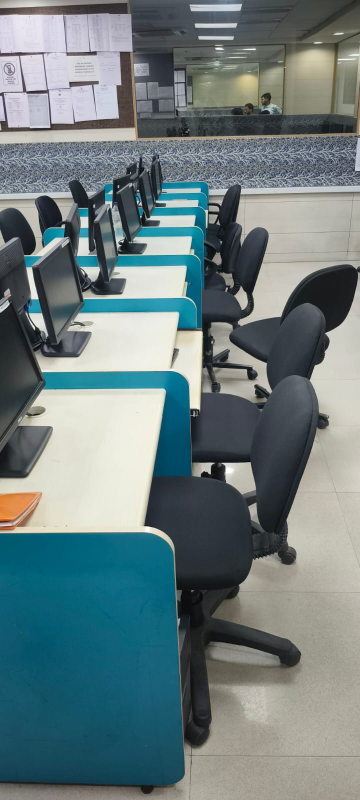
#> input picture Rotated_Chair_Sample.jpg, 720 x 1600 px (shown at 1/2 size)
$ python -i image_processor.py   (imports and definitions only)
#> lines starting #> are read from the running program, lines starting #| are printed output that depends on the picture
#> further down, picture is the input picture: shape (1600, 720, 3); mean B, G, R 127.1, 125.4, 108.5
"""
Image preprocessing service for Smart Lab Chair Monitoring System.
Handles image resizing, noise reduction, brightness normalization, and edge enhancement.
"""

import cv2
import numpy as np
from PIL import Image
import io
import os


class ImageProcessor:
    """Preprocesses uploaded images for optimal AI detection."""

    MAX_DIMENSION = 1280  # Max width or height in pixels
    SUPPORTED_FORMATS = {'.jpg', '.jpeg', '.png'}

    # [39 lines left out: functions validate_format, read_image, resize_image, reduce_noise, not called in this run]

    @staticmethod
    def normalize_brightness(image: np.ndarray) -> np.ndarray:
        """
        Normalize brightness using CLAHE (Contrast Limited Adaptive Histogram Equalization).
        Applied to the L channel in LAB color space to preserve color.
        """
        lab = cv2.cvtColor(image, cv2.COLOR_BGR2LAB)
#> lab: shape (1600, 720, 3); mean of channels 0, 1, 2 129.2, 124.4, 125.4
        l_channel, a_channel, b_channel = cv2.split(lab)
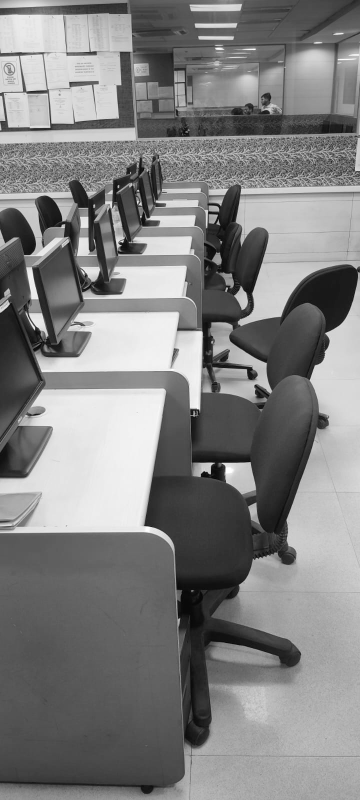
#> l_channel: shape (1600, 720) (shown at 1/2 size); min 0, max 255, mean 129.2
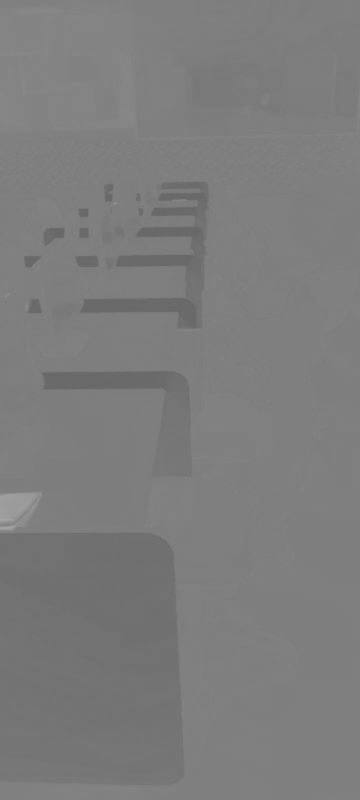
#> a_channel: shape (1600, 720) (shown at 1/2 size); min 100, max 170, mean 124.4

        # Apply CLAHE to L channel
        clahe = cv2.createCLAHE(clipLimit=2.0, tileGridSize=(8, 8))
        l_enhanced = clahe.apply(l_channel)
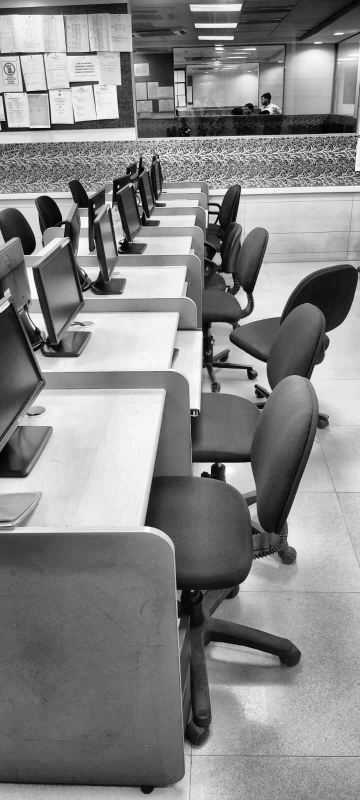
#> l_enhanced: shape (1600, 720) (shown at 1/2 size); min 0, max 255, mean 135

        # Merge and convert back
        enhanced_lab = cv2.merge([l_enhanced, a_channel, b_channel])
#> enhanced_lab: shape (1600, 720, 3); mean of channels 0, 1, 2 135, 124.4, 125.4
        enhanced_bgr = cv2.cvtColor(enhanced_lab, cv2.COLOR_LAB2BGR)
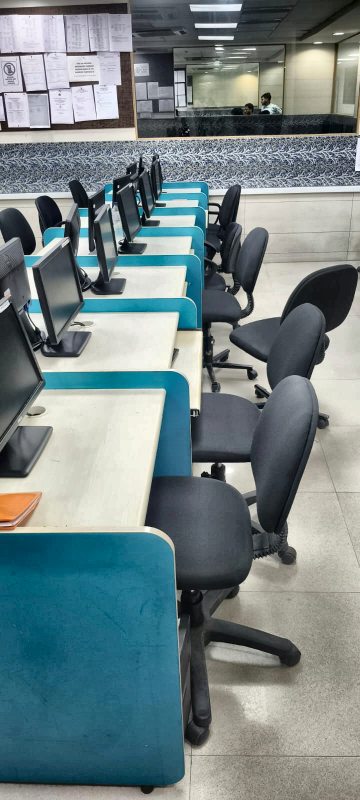
#> enhanced_bgr: shape (1600, 720, 3) (shown at 1/2 size); mean B, G, R 133.1, 131.4, 115.5
        return enhanced_bgr

    # [46 lines left out: functions enhance_edges, preprocess, save_image, encode_image, not called in this run]

>>> import cv2
>>> picture = cv2.imread('../../Rotated_Chair_Sample.jpg')
>>> result = ImageProcessor().normalize_brightness(picture)

$ run again, on Unknown-2.jpeg
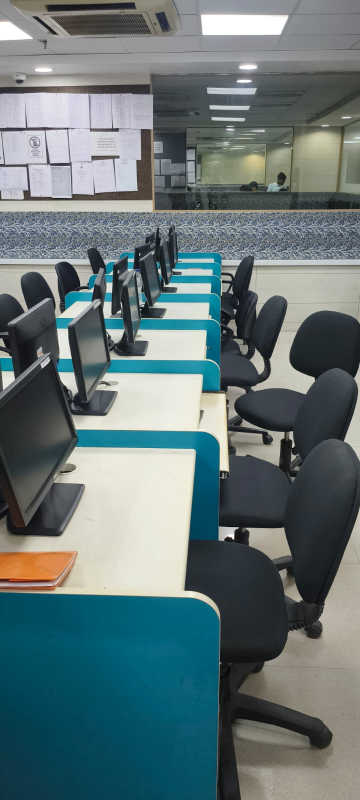
#> input picture Unknown-2.jpeg, 720 x 1600 px (shown at 1/2 size)
#> picture is the input picture: shape (1600, 720, 3); mean B, G, R 119, 117.4, 100.5
#> lab: shape (1600, 720, 3); mean of channels 0, 1, 2 121.1, 124.5, 125.5
#> in normalize_brightness, `l_channel, a_channel, b_channel = cv2.split(lab)`:
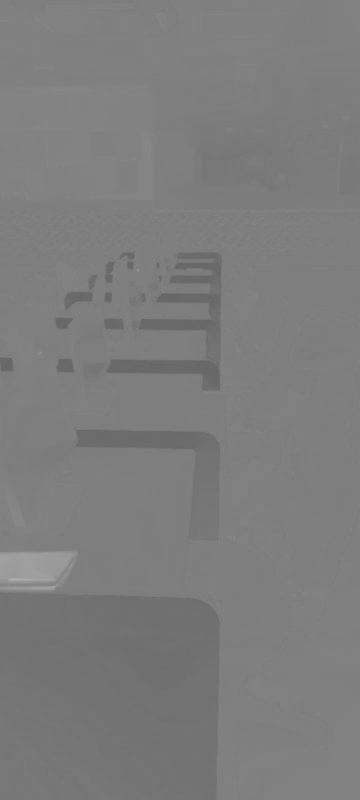
#> a_channel: shape (1600, 720) (shown at 1/2 size); min 98, max 179, mean 124.5
#> enhanced_lab: shape (1600, 720, 3); mean of channels 0, 1, 2 129.2, 124.5, 125.5
#> in normalize_brightness, `enhanced_bgr = cv2.cvtColor(enhanced_lab, cv2.COLOR_LAB2BGR)`:
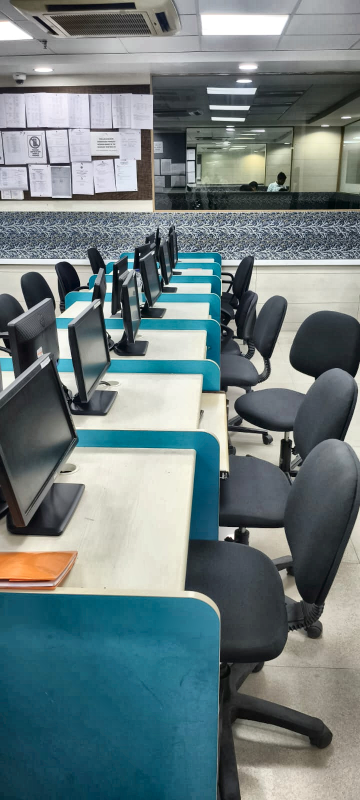
#> enhanced_bgr: shape (1600, 720, 3) (shown at 1/2 size); mean B, G, R 127.3, 125.7, 110.3

$ run again, on Unknown.jpeg
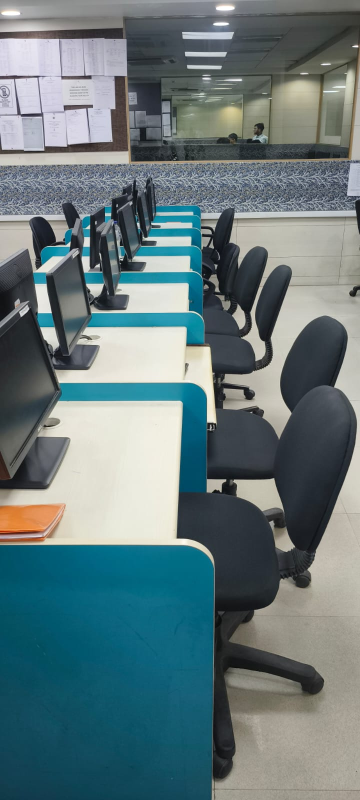
#> input picture Unknown.jpeg, 720 x 1600 px (shown at 1/2 size)
#> picture is the input picture: shape (1600, 720, 3); mean B, G, R 123.6, 120.8, 101.4
#> lab: shape (1600, 720, 3); mean of channels 0, 1, 2 124.6, 124.1, 124.6
#> in normalize_brightness, `l_channel, a_channel, b_channel = cv2.split(lab)`:
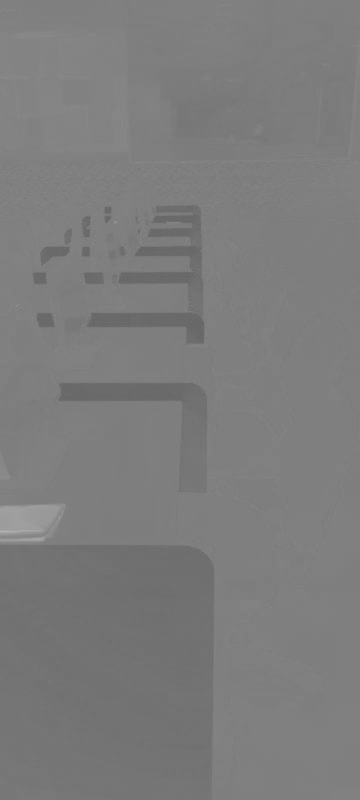
#> a_channel: shape (1600, 720) (shown at 1/2 size); min 100, max 179, mean 124.1
#> enhanced_lab: shape (1600, 720, 3); mean of channels 0, 1, 2 131.5, 124.1, 124.6
#> in normalize_brightness, `enhanced_bgr = cv2.cvtColor(enhanced_lab, cv2.COLOR_LAB2BGR)`:
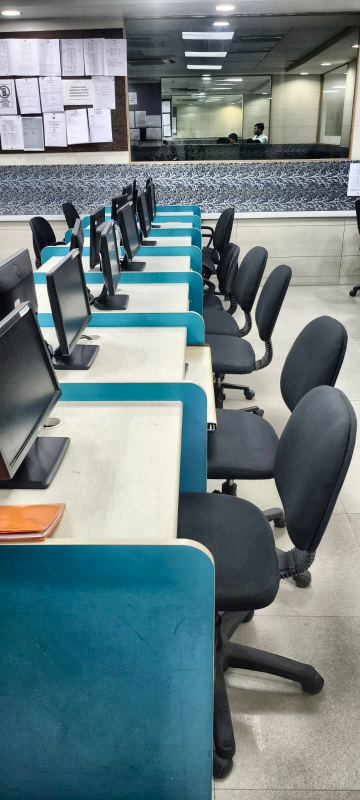
#> enhanced_bgr: shape (1600, 720, 3) (shown at 1/2 size); mean B, G, R 130.8, 128.1, 110
